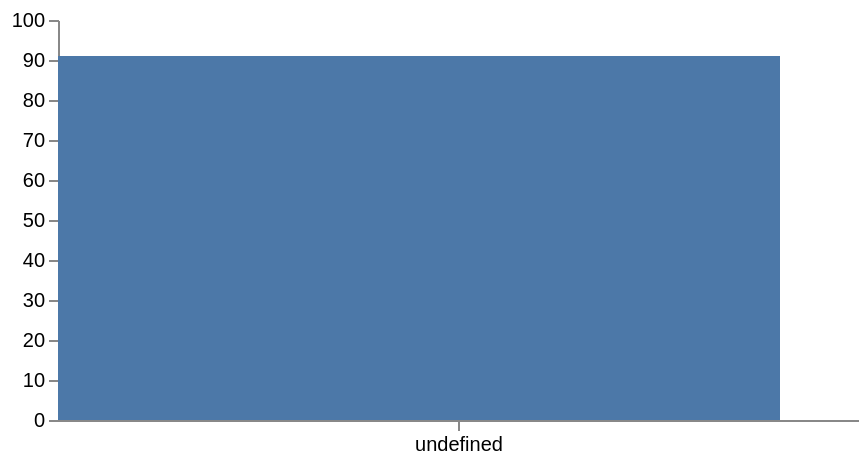

Vega-Lite specification stored for this chart:
### Vega specification from a JSON file in a GitHub repository (floating-point values rounded to 4 significant figures)
{"$schema": "https://vega.github.io/schema/vega/v5.json", "width": 400, "height": 200, "padding": 5, "data": [{"name": "table", "values": [{"category": "A", "amount": 28}, {"category": "B", "amount": 55}, {"category": "C", "amount": 43}, {"category": "D", "amount": 91}, {"category": "E", "amount": 81}, {"category": "F", "amount": 53}, {"category": "G", "amount": 19}, {"category": "H", "amount": 87}]}], "scales": [{"name": "xscale", "type": "band", "domain": {"data": "table", "field": "cat"}, "range": "width", "padding": 0.05, "round": true}, {"name": "yscale", "domain": {"data": "table", "field": "amount"}, "nice": true, "range": "height"}], "axes": [{"orient": "bottom", "scale": "xscale"}, {"orient": "left", "scale": "yscale"}], "marks": [{"type": "rect", "from": {"data": "table"}, "encode": {"enter": {"x": {"scale": "xscale", "field": "category"}, "width": {"scale": "xscale", "band": 1}, "y": {"scale": "yscale", "field": "amount"}, "y2": {"scale": "yscale", "value": 0}}}}]}
